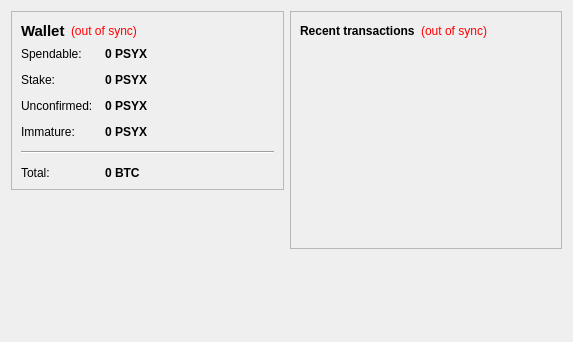
<?xml version="1.0" encoding="UTF-8"?>
<ui version="4.0">
 <class>OverviewPage</class>
 <widget class="QWidget" name="OverviewPage">
  <property name="geometry">
   <rect>
    <x>0</x>
    <y>0</y>
    <width>573</width>
    <height>342</height>
   </rect>
  </property>
  <property name="windowTitle">
   <string>Form</string>
  </property>
  <layout class="QHBoxLayout" name="horizontalLayout" stretch="1,1">
   <item>
    <layout class="QVBoxLayout" name="verticalLayout_2">
     <item>
      <widget class="QFrame" name="frame">
       <property name="frameShape">
        <enum>QFrame::StyledPanel</enum>
       </property>
       <property name="frameShadow">
        <enum>QFrame::Raised</enum>
       </property>
       <layout class="QVBoxLayout" name="verticalLayout_4">
        <item>
         <layout class="QHBoxLayout" name="horizontalLayout_4">
          <item>
           <widget class="QLabel" name="label_5">
            <property name="font">
             <font>
              <pointsize>11</pointsize>
              <weight>75</weight>
              <bold>true</bold>
             </font>
            </property>
            <property name="text">
             <string>Wallet</string>
            </property>
           </widget>
          </item>
          <item>
           <widget class="QLabel" name="labelWalletStatus">
            <property name="toolTip">
             <string>The displayed information may be out of date. Your wallet automatically synchronizes with the PsychoCoin network after a connection is established, but this process has not completed yet.</string>
            </property>
            <property name="styleSheet">
             <string notr="true">QLabel { color: red; }</string>
            </property>
            <property name="text">
             <string notr="true">(out of sync)</string>
            </property>
            <property name="alignment">
             <set>Qt::AlignLeading|Qt::AlignLeft|Qt::AlignVCenter</set>
            </property>
           </widget>
          </item>
          <item>
           <spacer name="horizontalSpacer_2">
            <property name="orientation">
             <enum>Qt::Horizontal</enum>
            </property>
            <property name="sizeHint" stdset="0">
             <size>
              <width>40</width>
              <height>20</height>
             </size>
            </property>
           </spacer>
          </item>
         </layout>
        </item>
        <item>
         <layout class="QFormLayout" name="formLayout_2">
          <property name="fieldGrowthPolicy">
           <enum>QFormLayout::AllNonFixedFieldsGrow</enum>
          </property>
          <property name="horizontalSpacing">
           <number>12</number>
          </property>
          <property name="verticalSpacing">
           <number>12</number>
          </property>
          <item row="0" column="0">
           <widget class="QLabel" name="label">
            <property name="text">
             <string>Spendable:</string>
            </property>
           </widget>
          </item>
          <item row="0" column="1">
           <widget class="QLabel" name="labelBalance">
            <property name="font">
             <font>
              <weight>75</weight>
              <bold>true</bold>
             </font>
            </property>
            <property name="cursor">
             <cursorShape>IBeamCursor</cursorShape>
            </property>
            <property name="toolTip">
             <string>Your current spendable balance</string>
            </property>
            <property name="text">
             <string notr="true">0 PSYX</string>
            </property>
            <property name="textInteractionFlags">
             <set>Qt::LinksAccessibleByMouse|Qt::TextSelectableByKeyboard|Qt::TextSelectableByMouse</set>
            </property>
           </widget>
          </item>
          <item row="1" column="0">
           <widget class="QLabel" name="label_6">
            <property name="text">
             <string>Stake:</string>
            </property>
           </widget>
          </item>
          <item row="1" column="1">
           <widget class="QLabel" name="labelStake">
            <property name="font">
             <font>
              <weight>75</weight>
              <bold>true</bold>
             </font>
            </property>
            <property name="cursor">
             <cursorShape>IBeamCursor</cursorShape>
            </property>
            <property name="toolTip">
             <string>Total of coins that was staked, and do not yet count toward the current balance</string>
            </property>
            <property name="text">
             <string notr="true">0 PSYX</string>
            </property>
            <property name="textInteractionFlags">
             <set>Qt::LinksAccessibleByMouse|Qt::TextSelectableByKeyboard|Qt::TextSelectableByMouse</set>
            </property>
           </widget>
          </item>
          <item row="2" column="0">
           <widget class="QLabel" name="label_3">
            <property name="text">
             <string>Unconfirmed:</string>
            </property>
           </widget>
          </item>
          <item row="2" column="1">
           <widget class="QLabel" name="labelUnconfirmed">
            <property name="font">
             <font>
              <weight>75</weight>
              <bold>true</bold>
             </font>
            </property>
            <property name="cursor">
             <cursorShape>IBeamCursor</cursorShape>
            </property>
            <property name="toolTip">
             <string>Total of transactions that have yet to be confirmed, and do not yet count toward the current balance</string>
            </property>
            <property name="text">
             <string notr="true">0 PSYX</string>
            </property>
            <property name="textInteractionFlags">
             <set>Qt::LinksAccessibleByMouse|Qt::TextSelectableByKeyboard|Qt::TextSelectableByMouse</set>
            </property>
           </widget>
          </item>
          <item row="3" column="0">
           <widget class="QLabel" name="labelImmatureText">
            <property name="text">
             <string>Immature:</string>
            </property>
           </widget>
          </item>
          <item row="3" column="1">
           <widget class="QLabel" name="labelImmature">
            <property name="font">
             <font>
              <weight>75</weight>
              <bold>true</bold>
             </font>
            </property>
            <property name="toolTip">
             <string>Mined balance that has not yet matured</string>
            </property>
            <property name="text">
             <string notr="true">0 PSYX</string>
            </property>
            <property name="textInteractionFlags">
             <set>Qt::LinksAccessibleByMouse|Qt::TextSelectableByKeyboard|Qt::TextSelectableByMouse</set>
            </property>
           </widget>
          </item>
          <item row="4" column="0" colspan="2">
           <widget class="Line" name="line">
            <property name="orientation">
             <enum>Qt::Horizontal</enum>
            </property>
           </widget>
          </item>
          <item row="5" column="0">
           <widget class="QLabel" name="labelTotalText">
            <property name="text">
             <string>Total:</string>
            </property>
           </widget>
          </item>
          <item row="5" column="1">
           <widget class="QLabel" name="labelTotal">
            <property name="font">
             <font>
              <weight>75</weight>
              <bold>true</bold>
             </font>
            </property>
            <property name="cursor">
             <cursorShape>IBeamCursor</cursorShape>
            </property>
            <property name="toolTip">
             <string>Your current total balance</string>
            </property>
            <property name="text">
             <string notr="true">0 BTC</string>
            </property>
            <property name="textInteractionFlags">
             <set>Qt::LinksAccessibleByMouse|Qt::TextSelectableByKeyboard|Qt::TextSelectableByMouse</set>
            </property>
           </widget>
          </item>
         </layout>
        </item>
       </layout>
      </widget>
     </item>
     <item>
      <spacer name="verticalSpacer">
       <property name="orientation">
        <enum>Qt::Vertical</enum>
       </property>
       <property name="sizeHint" stdset="0">
        <size>
         <width>20</width>
         <height>40</height>
        </size>
       </property>
      </spacer>
     </item>
    </layout>
   </item>
   <item>
    <layout class="QVBoxLayout" name="verticalLayout_3">
     <item>
      <widget class="QFrame" name="frame_2">
       <property name="frameShape">
        <enum>QFrame::StyledPanel</enum>
       </property>
       <property name="frameShadow">
        <enum>QFrame::Raised</enum>
       </property>
       <layout class="QVBoxLayout" name="verticalLayout">
        <item>
         <layout class="QHBoxLayout" name="horizontalLayout_2">
          <item>
           <widget class="QLabel" name="label_4">
            <property name="text">
             <string>&lt;b&gt;Recent transactions&lt;/b&gt;</string>
            </property>
           </widget>
          </item>
          <item>
           <widget class="QLabel" name="labelTransactionsStatus">
            <property name="toolTip">
             <string>The displayed information may be out of date. Your wallet automatically synchronizes with the PsychoCoin network after a connection is established, but this process has not completed yet.</string>
            </property>
            <property name="styleSheet">
             <string notr="true">QLabel { color: red; }</string>
            </property>
            <property name="text">
             <string notr="true">(out of sync)</string>
            </property>
            <property name="alignment">
             <set>Qt::AlignRight|Qt::AlignTrailing|Qt::AlignVCenter</set>
            </property>
           </widget>
          </item>
          <item>
           <spacer name="horizontalSpacer">
            <property name="orientation">
             <enum>Qt::Horizontal</enum>
            </property>
            <property name="sizeHint" stdset="0">
             <size>
              <width>40</width>
              <height>20</height>
             </size>
            </property>
           </spacer>
          </item>
         </layout>
        </item>
        <item>
         <widget class="QListView" name="listTransactions">
          <property name="styleSheet">
           <string notr="true">QListView { background: transparent; }</string>
          </property>
          <property name="frameShape">
           <enum>QFrame::NoFrame</enum>
          </property>
          <property name="verticalScrollBarPolicy">
           <enum>Qt::ScrollBarAlwaysOff</enum>
          </property>
          <property name="horizontalScrollBarPolicy">
           <enum>Qt::ScrollBarAlwaysOff</enum>
          </property>
          <property name="selectionMode">
           <enum>QAbstractItemView::NoSelection</enum>
          </property>
         </widget>
        </item>
       </layout>
      </widget>
     </item>
     <item>
      <spacer name="verticalSpacer_2">
       <property name="orientation">
        <enum>Qt::Vertical</enum>
       </property>
       <property name="sizeHint" stdset="0">
        <size>
         <width>20</width>
         <height>40</height>
        </size>
       </property>
      </spacer>
     </item>
    </layout>
   </item>
  </layout>
 </widget>
 <resources/>
 <connections/>
</ui>
